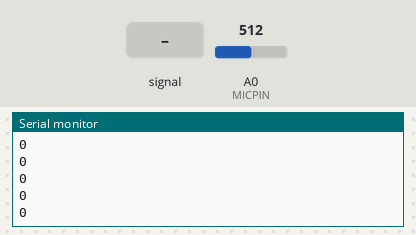
Bench run of a sketch on a simulated Arduino Uno, built with avr-gcc and run on an emulated ATmega328P. Shown: the last lines printed to the serial monitor. The test bench sets the inputs (shaded band); at power-on: A0 (MICPIN) = 512.

Above: at 1.2 s.
1.3 s: A0 (MICPIN) fed a 200 Hz sine of ±81 counts around its level
At 2.3 s:
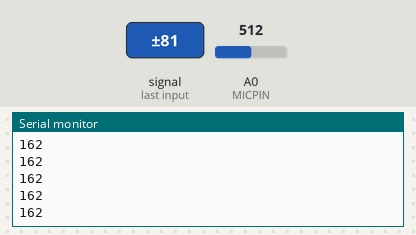
2.8 s: A0 (MICPIN) set to 716
At 3.5 s:
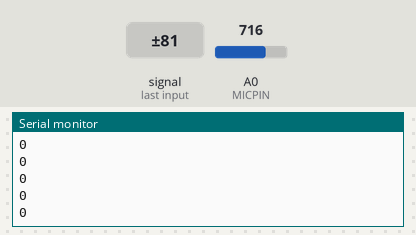
4.3 s: A0 (MICPIN) fed a 1000 Hz sine of ±255 counts around its level
At 5.2 s:
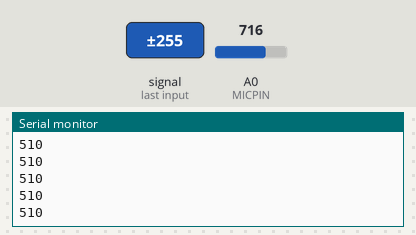
5.8 s: A0 (MICPIN) set to 1023
At 6.9 s:
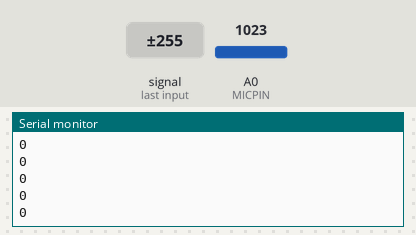
Timing chart, 0 to 8.3 s (numbered marks = the images above; inputs shaded):
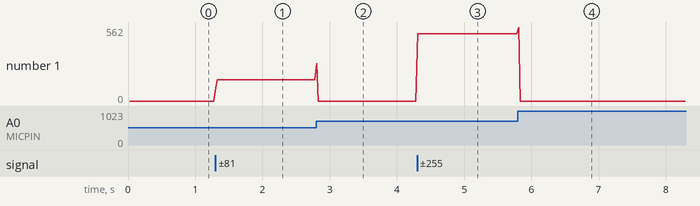

Measured:
- after the input at 1.3 s, the serial monitor: prints a new line at once (image 1)
- after the input at 2.8 s, the serial monitor: prints a new line at once (image 2)
- after the input at 4.3 s, the serial monitor: prints a new line at once (image 3)
- after the input at 5.8 s, the serial monitor: prints a new line at once (image 4)
- plotted number 1: 0 → 162 after the input at 1.3 s, 0 → 510 after the input at 4.3 s

The sketch:

p1_train_single_mic.ino
```cpp
#define MICPIN A0

const int sampleWindow = 25; // Sample window width in mS

void setup()
{
  Serial.begin(9600);
}


void loop()
{
  unsigned int sample;
  unsigned long startMillis = millis(); // Start of sample window

  unsigned int signalMax = 0;
  unsigned int signalMin = 1024;

  while (millis() - startMillis < sampleWindow)
  {
    sample = analogRead(MICPIN);   //reading DC pin from pin A0
    if (sample < 1024)  // toss out spurious readings
    {
      if (sample > signalMax)
      {
        signalMax = sample;  // save just the max levels
      }
      else if (sample < signalMin)
      {
        signalMin = sample;  // save just the min levels
      }
    }
  }

  Serial.println(signalMax - signalMin); // max - min = peak-peak amplitude
}
```
